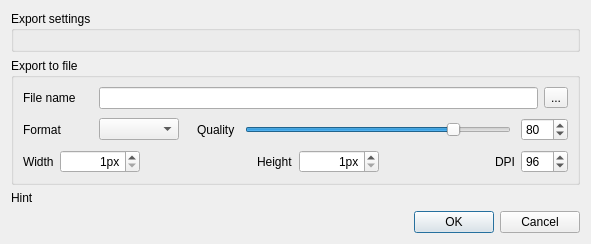
<?xml version="1.0" encoding="UTF-8"?>
<ui version="4.0">
 <class>ImageExportForm</class>
 <widget class="QDialog" name="ImageExportForm">
  <property name="geometry">
   <rect>
    <x>0</x>
    <y>0</y>
    <width>591</width>
    <height>298</height>
   </rect>
  </property>
  <property name="sizePolicy">
   <sizepolicy hsizetype="Expanding" vsizetype="Minimum">
    <horstretch>0</horstretch>
    <verstretch>0</verstretch>
   </sizepolicy>
  </property>
  <property name="windowTitle">
   <string>Export Image</string>
  </property>
  <property name="sizeGripEnabled">
   <bool>false</bool>
  </property>
  <property name="modal">
   <bool>false</bool>
  </property>
  <layout class="QVBoxLayout" name="dialogLayout">
   <property name="sizeConstraint">
    <enum>QLayout::SetMinAndMaxSize</enum>
   </property>
   <item>
    <widget class="QGroupBox" name="settingsGroupBox">
     <property name="sizePolicy">
      <sizepolicy hsizetype="Preferred" vsizetype="Fixed">
       <horstretch>0</horstretch>
       <verstretch>0</verstretch>
      </sizepolicy>
     </property>
     <property name="title">
      <string>Export settings</string>
     </property>
     <layout class="QVBoxLayout" name="settingsLayout">
      <property name="spacing">
       <number>0</number>
      </property>
      <property name="sizeConstraint">
       <enum>QLayout::SetMinAndMaxSize</enum>
      </property>
     </layout>
    </widget>
   </item>
   <item>
    <widget class="QGroupBox" name="groupBox">
     <property name="title">
      <string>Export to file</string>
     </property>
     <layout class="QVBoxLayout" name="verticalLayout_3">
      <property name="sizeConstraint">
       <enum>QLayout::SetMinAndMaxSize</enum>
      </property>
      <property name="bottomMargin">
       <number>9</number>
      </property>
      <item>
       <layout class="QGridLayout" name="gridLayout">
        <property name="sizeConstraint">
         <enum>QLayout::SetMinAndMaxSize</enum>
        </property>
        <item row="0" column="1">
         <layout class="QHBoxLayout" name="horizontalLayout_2">
          <item>
           <widget class="QLineEdit" name="fileNameEdit"/>
          </item>
          <item>
           <widget class="QToolButton" name="browseFileButton">
            <property name="text">
             <string>...</string>
            </property>
           </widget>
          </item>
         </layout>
        </item>
        <item row="0" column="0">
         <widget class="QLabel" name="label">
          <property name="sizePolicy">
           <sizepolicy hsizetype="Maximum" vsizetype="Preferred">
            <horstretch>0</horstretch>
            <verstretch>0</verstretch>
           </sizepolicy>
          </property>
          <property name="minimumSize">
           <size>
            <width>70</width>
            <height>0</height>
           </size>
          </property>
          <property name="maximumSize">
           <size>
            <width>70</width>
            <height>16777215</height>
           </size>
          </property>
          <property name="text">
           <string>File name</string>
          </property>
         </widget>
        </item>
        <item row="1" column="0">
         <widget class="QLabel" name="label_4">
          <property name="sizePolicy">
           <sizepolicy hsizetype="Maximum" vsizetype="Preferred">
            <horstretch>0</horstretch>
            <verstretch>0</verstretch>
           </sizepolicy>
          </property>
          <property name="minimumSize">
           <size>
            <width>70</width>
            <height>29</height>
           </size>
          </property>
          <property name="text">
           <string>Format</string>
          </property>
         </widget>
        </item>
        <item row="1" column="1">
         <layout class="QHBoxLayout" name="horizontalLayout_3">
          <property name="spacing">
           <number>10</number>
          </property>
          <item alignment="Qt::AlignLeft">
           <widget class="QComboBox" name="formatsBox">
            <property name="sizePolicy">
             <sizepolicy hsizetype="Fixed" vsizetype="Fixed">
              <horstretch>0</horstretch>
              <verstretch>0</verstretch>
             </sizepolicy>
            </property>
            <property name="minimumSize">
             <size>
              <width>80</width>
              <height>0</height>
             </size>
            </property>
            <property name="baseSize">
             <size>
              <width>0</width>
              <height>0</height>
             </size>
            </property>
           </widget>
          </item>
          <item>
           <widget class="QLabel" name="qualityLabel">
            <property name="text">
             <string>Quality</string>
            </property>
            <property name="margin">
             <number>0</number>
            </property>
            <property name="indent">
             <number>8</number>
            </property>
           </widget>
          </item>
          <item>
           <widget class="QSlider" name="qualityHorizontalSlider">
            <property name="maximum">
             <number>100</number>
            </property>
            <property name="value">
             <number>80</number>
            </property>
            <property name="orientation">
             <enum>Qt::Horizontal</enum>
            </property>
           </widget>
          </item>
          <item>
           <widget class="QSpinBox" name="qualitySpinBox">
            <property name="maximum">
             <number>100</number>
            </property>
            <property name="value">
             <number>80</number>
            </property>
           </widget>
          </item>
         </layout>
        </item>
       </layout>
      </item>
      <item>
       <widget class="QWidget" name="imageSizeSettingsContainer" native="true">
        <layout class="QGridLayout" name="gridLayout_2">
         <property name="sizeConstraint">
          <enum>QLayout::SetMinAndMaxSize</enum>
         </property>
         <property name="leftMargin">
          <number>0</number>
         </property>
         <property name="topMargin">
          <number>0</number>
         </property>
         <property name="rightMargin">
          <number>0</number>
         </property>
         <property name="bottomMargin">
          <number>0</number>
         </property>
         <item row="0" column="4">
          <widget class="QWidget" name="dpiWidget" native="true">
           <layout class="QHBoxLayout" name="dpiLayout">
            <property name="leftMargin">
             <number>0</number>
            </property>
            <property name="topMargin">
             <number>0</number>
            </property>
            <property name="rightMargin">
             <number>0</number>
            </property>
            <property name="bottomMargin">
             <number>0</number>
            </property>
            <item>
             <widget class="QLabel" name="label_2">
              <property name="sizePolicy">
               <sizepolicy hsizetype="Minimum" vsizetype="Preferred">
                <horstretch>0</horstretch>
                <verstretch>0</verstretch>
               </sizepolicy>
              </property>
              <property name="text">
               <string>DPI</string>
              </property>
             </widget>
            </item>
            <item>
             <widget class="QSpinBox" name="dpiSpinBox">
              <property name="sizePolicy">
               <sizepolicy hsizetype="Preferred" vsizetype="Fixed">
                <horstretch>0</horstretch>
                <verstretch>0</verstretch>
               </sizepolicy>
              </property>
              <property name="minimum">
               <number>80</number>
              </property>
              <property name="maximum">
               <number>750</number>
              </property>
              <property name="value">
               <number>96</number>
              </property>
             </widget>
            </item>
           </layout>
          </widget>
         </item>
         <item row="0" column="2">
          <layout class="QHBoxLayout" name="horizontalLayout_4">
           <item>
            <widget class="QLabel" name="heightLabel">
             <property name="text">
              <string>Height</string>
             </property>
            </widget>
           </item>
           <item>
            <widget class="QSpinBox" name="heightSpinBox">
             <property name="sizePolicy">
              <sizepolicy hsizetype="Fixed" vsizetype="Fixed">
               <horstretch>0</horstretch>
               <verstretch>0</verstretch>
              </sizepolicy>
             </property>
             <property name="minimumSize">
              <size>
               <width>80</width>
               <height>0</height>
              </size>
             </property>
             <property name="baseSize">
              <size>
               <width>0</width>
               <height>0</height>
              </size>
             </property>
             <property name="alignment">
              <set>Qt::AlignRight|Qt::AlignTrailing|Qt::AlignVCenter</set>
             </property>
             <property name="suffix">
              <string>px</string>
             </property>
             <property name="minimum">
              <number>1</number>
             </property>
             <property name="maximum">
              <number>9999</number>
             </property>
            </widget>
           </item>
          </layout>
         </item>
         <item row="0" column="0">
          <layout class="QHBoxLayout" name="horizontalLayout">
           <property name="sizeConstraint">
            <enum>QLayout::SetMinAndMaxSize</enum>
           </property>
           <item>
            <widget class="QLabel" name="widthLabel">
             <property name="text">
              <string>Width</string>
             </property>
            </widget>
           </item>
           <item>
            <widget class="QSpinBox" name="widthSpinBox">
             <property name="sizePolicy">
              <sizepolicy hsizetype="Preferred" vsizetype="Fixed">
               <horstretch>0</horstretch>
               <verstretch>0</verstretch>
              </sizepolicy>
             </property>
             <property name="minimumSize">
              <size>
               <width>80</width>
               <height>0</height>
              </size>
             </property>
             <property name="baseSize">
              <size>
               <width>0</width>
               <height>0</height>
              </size>
             </property>
             <property name="alignment">
              <set>Qt::AlignRight|Qt::AlignTrailing|Qt::AlignVCenter</set>
             </property>
             <property name="suffix">
              <string>px</string>
             </property>
             <property name="minimum">
              <number>1</number>
             </property>
             <property name="maximum">
              <number>9999</number>
             </property>
            </widget>
           </item>
          </layout>
         </item>
         <item row="0" column="3">
          <spacer name="horizontalSpacer_2">
           <property name="orientation">
            <enum>Qt::Horizontal</enum>
           </property>
           <property name="sizeHint" stdset="0">
            <size>
             <width>40</width>
             <height>20</height>
            </size>
           </property>
          </spacer>
         </item>
         <item row="0" column="1">
          <spacer name="horizontalSpacer">
           <property name="orientation">
            <enum>Qt::Horizontal</enum>
           </property>
           <property name="sizeHint" stdset="0">
            <size>
             <width>40</width>
             <height>20</height>
            </size>
           </property>
          </spacer>
         </item>
        </layout>
       </widget>
      </item>
     </layout>
    </widget>
   </item>
   <item>
    <widget class="QLabel" name="hintLabel">
     <property name="sizePolicy">
      <sizepolicy hsizetype="Preferred" vsizetype="Fixed">
       <horstretch>0</horstretch>
       <verstretch>0</verstretch>
      </sizepolicy>
     </property>
     <property name="text">
      <string>Hint</string>
     </property>
     <property name="alignment">
      <set>Qt::AlignJustify|Qt::AlignVCenter</set>
     </property>
     <property name="wordWrap">
      <bool>true</bool>
     </property>
     <property name="margin">
      <number>2</number>
     </property>
    </widget>
   </item>
   <item>
    <widget class="QDialogButtonBox" name="buttonBox">
     <property name="standardButtons">
      <set>QDialogButtonBox::Cancel|QDialogButtonBox::Ok</set>
     </property>
    </widget>
   </item>
  </layout>
 </widget>
 <tabstops>
  <tabstop>fileNameEdit</tabstop>
  <tabstop>browseFileButton</tabstop>
  <tabstop>formatsBox</tabstop>
  <tabstop>qualityHorizontalSlider</tabstop>
  <tabstop>qualitySpinBox</tabstop>
  <tabstop>widthSpinBox</tabstop>
  <tabstop>heightSpinBox</tabstop>
  <tabstop>dpiSpinBox</tabstop>
  <tabstop>buttonBox</tabstop>
 </tabstops>
 <resources/>
 <connections>
  <connection>
   <sender>qualityHorizontalSlider</sender>
   <signal>valueChanged(int)</signal>
   <receiver>qualitySpinBox</receiver>
   <slot>setValue(int)</slot>
   <hints>
    <hint type="sourcelabel">
     <x>438</x>
     <y>133</y>
    </hint>
    <hint type="destinationlabel">
     <x>501</x>
     <y>132</y>
    </hint>
   </hints>
  </connection>
  <connection>
   <sender>qualitySpinBox</sender>
   <signal>valueChanged(int)</signal>
   <receiver>qualityHorizontalSlider</receiver>
   <slot>setValue(int)</slot>
   <hints>
    <hint type="sourcelabel">
     <x>501</x>
     <y>132</y>
    </hint>
    <hint type="destinationlabel">
     <x>438</x>
     <y>133</y>
    </hint>
   </hints>
  </connection>
  <connection>
   <sender>buttonBox</sender>
   <signal>accepted()</signal>
   <receiver>ImageExportForm</receiver>
   <slot>accept()</slot>
   <hints>
    <hint type="sourcelabel">
     <x>203</x>
     <y>281</y>
    </hint>
    <hint type="destinationlabel">
     <x>185</x>
     <y>88</y>
    </hint>
   </hints>
  </connection>
  <connection>
   <sender>buttonBox</sender>
   <signal>rejected()</signal>
   <receiver>ImageExportForm</receiver>
   <slot>reject()</slot>
   <hints>
    <hint type="sourcelabel">
     <x>203</x>
     <y>281</y>
    </hint>
    <hint type="destinationlabel">
     <x>185</x>
     <y>88</y>
    </hint>
   </hints>
  </connection>
 </connections>
</ui>
